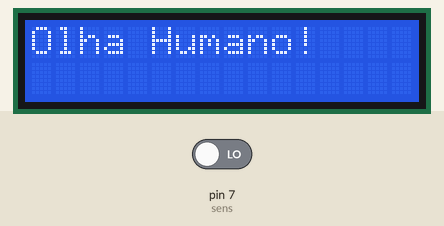
This sketch was run on a simulated Arduino Uno, built with avr-gcc and run on an emulated ATmega328P. On the bench: 16×2 character LCD. The inputs (shaded band) are chosen by the test bench; at power-on: pin 7 (sens) LOW.

Above: at 1.2 s.
1.3 s: pin 7 (sens) driven HIGH
At 2.7 s:
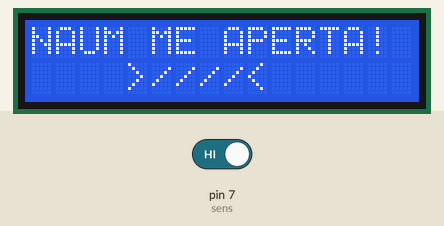
7.3 s: pin 7 (sens) driven LOW
At 9.5 s:
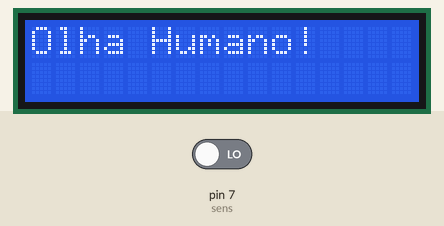
Timing chart, 0 to 11.0 s (numbered marks = the images above; inputs shaded):
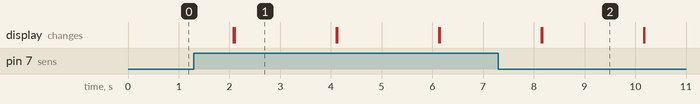

Measured:
- after the input at 1.3 s, the display: first differs from a run without the input after 0.80 s (image 1)
- after the input at 7.3 s, the display: first differs from a run without the input after 0.86 s (image 2)
- what the display in image 1 shows lasts 2.0 s, from 2.1 s to 4.1 s

The sketch:

Touch_Visor.ino
```cpp
#include <Wire.h>
#include <LiquidCrystal_I2C.h>

LiquidCrystal_I2C lcd(0x27,2,1,0,4,5,6,7,3, POSITIVE);

int sens = 7;


void setup() {
  // put your setup code here, to run once:
  lcd.begin(16,2); // DIMENÇÂO DA TELA
  lcd.setBacklight(HIGH);
  pinMode(sens, INPUT);

}

void loop() {
  // put your main code here, to run repeatedly:

  if (digitalRead(sens)==HIGH) {
    lcd.setCursor(0,0);
    lcd.print("NAUM ME APERTA!");
    lcd.setCursor(4,2);
    lcd.print(">////<");
    delay(2000);
    lcd.clear();
  } else {
    lcd.setCursor(0,0);
    lcd.print("Olha Humano!");
    delay(2000);
    lcd.clear();
  }


}
```
